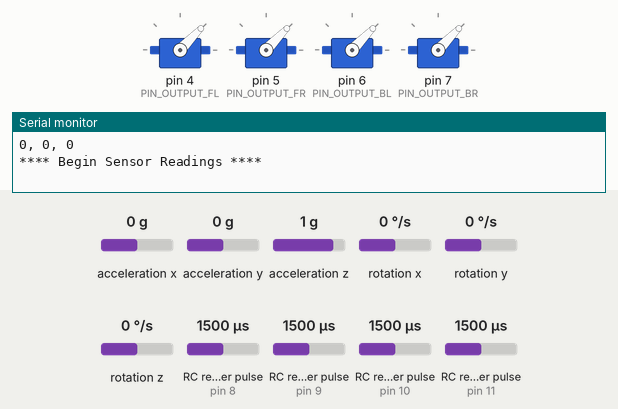
A sketch run on a simulated Arduino Uno, built with avr-gcc and run on an emulated ATmega328P. Shown: 4 × servo, the last lines printed to the serial monitor. Wiring (inferred from the names in the program): 4 × RC receiver channel: data pin 8 / data pin 9 / data pin 10 / data pin 11; MPU-6050 motion sensor at I2C address 0x68. Inputs (shaded band) come from the test bench; at power-on: RC receiver pulse (sensors on pin 9, pin 8, pin 10, pin 11) 1500 µs, acceleration x 0 g, acceleration y 0 g, acceleration z 1 g, rotation x 0 °/s, rotation y 0 °/s, rotation z 0 °/s.

Above: at 1.7 s.
1.8 s: RC receiver pulse (sensor on pin 9) set to 1250 µs
At 2.7 s:
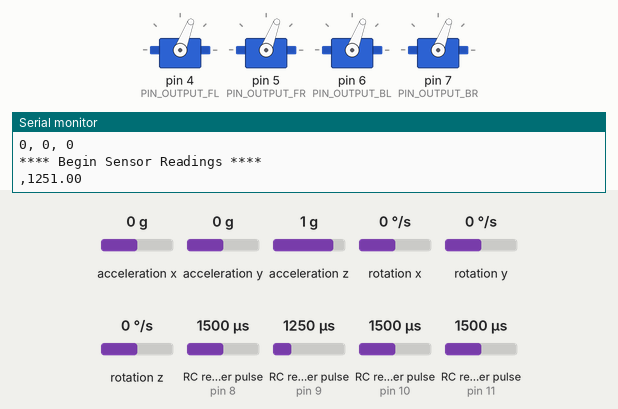
3.3 s: RC receiver pulse (sensor on pin 9) set to 1500 µs
At 5.5 s:
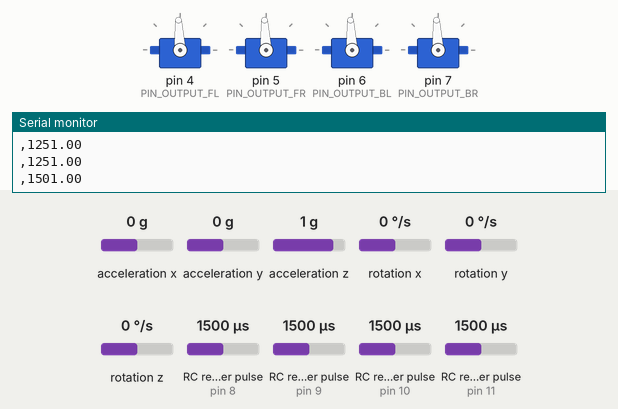
6.0 s: RC receiver pulse (sensor on pin 9) set to 1750 µs
At 8.3 s:
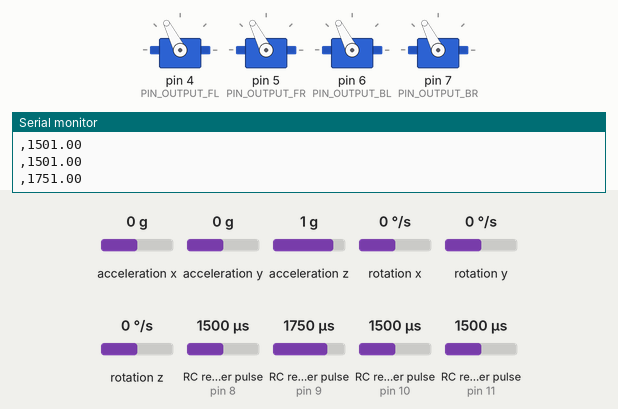
8.8 s: RC receiver pulse (sensor on pin 9) set to 1980 µs
At 11.1 s:
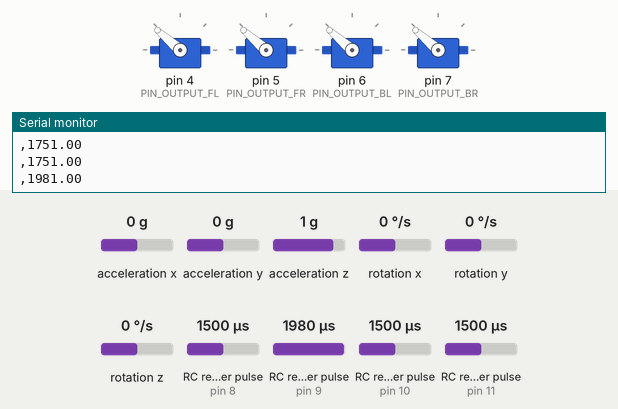
11.5 s: RC receiver pulse (sensor on pin 9) set to 1020 µs
At 13.9 s:
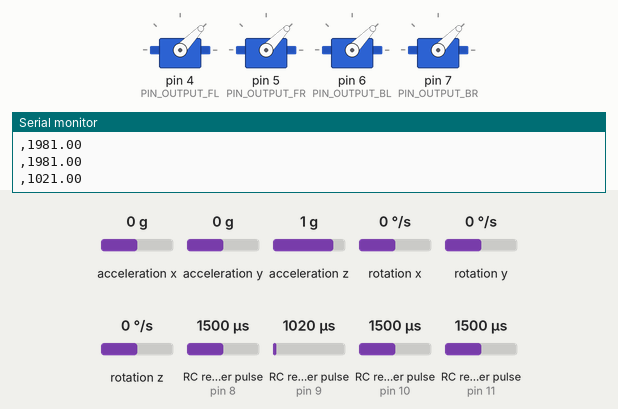
Timing chart, 0 to 15.2 s (numbered marks = the images above; inputs shaded):
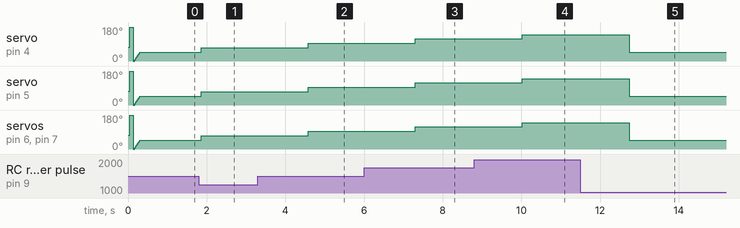

The sketch:

QuadCopter_PID_IMU.ino
```cpp
/*
 * IMU Integration
 * EN.605.715.91 - Homework 6
 *
 * Authors:
 * Nathanael Mcconnell
 * Joshua Osko
 * Kendra Thurmond
 *
 * The technique used to read bits from the low order registers was modeled
 * from Arduino Playground. Source: http://playground.arduino.cc/Main/MPU-6050
 */

#include<Wire.h>
#include<Servo.h>
#include <PID_v1.h>

#define PIN_INPUT_ROLL 8
#define PIN_INPUT_THROTTLE 9
#define PIN_INPUT_PITCH 10
#define PIN_INPUT_YAW 11

#define PIN_OUTPUT_FL 4
#define PIN_OUTPUT_FR 5
#define PIN_OUTPUT_BL 6
#define PIN_OUTPUT_BR 7

//Define Variables we'll be connecting to
double SetpointRoll, InputRoll, OutputRoll;
double SetpointPitch, InputPitch, OutputPitch;
double SetpointYaw, InputYaw, OutputYaw;

//Define the aggressive and conservative Tuning Parameters
double aggKpRoll=4, aggKiRoll=0.2, aggKdRoll=1;
double consKpRoll=1, consKiRoll=0.05, consKdRoll=0.25;
int gapRoll = 100;

double aggKpPitch=4, aggKiPitch=0.2, aggKdPitch=1;
double consKpPitch=1, consKiPitch=0.05, consKdPitch=0.25;
int gapPitch = 100;

double aggKpYaw=4, aggKiYaw=0.2, aggKdYaw=1;
double consKpYaw=1, consKiYaw=0.05, consKdYaw=0.25;
int gapYaw = 100;

//Specify the links and initial tuning parameters
PID rollPID(&InputRoll, &OutputRoll, &SetpointRoll, consKpRoll, consKiRoll, consKdRoll, DIRECT);
PID pitchPID(&InputPitch, &OutputPitch, &SetpointPitch, consKpPitch, consKiPitch, consKdPitch, DIRECT);
PID yawPID(&InputYaw, &OutputYaw, &SetpointYaw, consKpYaw, consKiYaw, consKdYaw, DIRECT);

const int MPU=0x68;  // I2C address of the MPU-6050
int16_t AcX,AcY,AcZ,Tmp,GyX,GyY,GyZ;
#define IMU_COUNT 75

int gyroX[IMU_COUNT], gyroY[IMU_COUNT], gyroZ[IMU_COUNT], accelX[IMU_COUNT], accelY[IMU_COUNT], accelZ[IMU_COUNT];
int gX, gY, gZ, aX, aY, aZ;

  Servo servoFL;
  Servo servoFR;
  Servo servoBL;
  Servo servoBR;

void setup(){
    Serial.begin(9600);
  //Servo setup
  servoFL.attach(PIN_OUTPUT_FL);
  servoFR.attach(PIN_OUTPUT_FR);
  servoBL.attach(PIN_OUTPUT_BL);
  servoBR.attach(PIN_OUTPUT_BR);

  //int val = map(777, 0,1023, 0, 179);
  for(int i=0; i<1024; i++){
     servoFL.write(i);
     servoFR.write(i);
     servoBL.write(i);
     servoBR.write(i);
  }
  // IMU Setup
  Wire.begin();
  Wire.beginTransmission(MPU);
  Wire.write(0x6B);  // PWR_MGMT_1 register
  Wire.write(0);     //get MPU 6050 out of sleep mode
  Wire.endTransmission(true);
  getValues();

 Serial.println("**** Begin Sensor Readings ****");

 //PID Input Setup for Remote Control
  pinMode(PIN_INPUT_ROLL, INPUT); // Set our input pins as such
  pinMode(PIN_INPUT_THROTTLE, INPUT);
  pinMode(PIN_INPUT_PITCH, INPUT);
  pinMode(PIN_INPUT_YAW, INPUT);

}//end setup

void loop(){
  Wire.beginTransmission(MPU);
  Wire.write(0x3B);  // starting with register 0x3B (ACCEL_XOUT_H)
  Wire.endTransmission(false);
  Wire.requestFrom(MPU,14,true);  // request 14 registers
  delay(1330);
  //getValues();
  runPID(PIN_INPUT_ROLL, &rollPID, &SetpointRoll, &InputRoll, &OutputRoll, consKpRoll, consKiRoll, consKdRoll, aggKpRoll, aggKiRoll, aggKdRoll, gapRoll, gX, aX);
  runPID(PIN_INPUT_PITCH, &pitchPID, &SetpointPitch, &InputPitch, &OutputPitch, consKpPitch, consKiPitch, consKdPitch, aggKpPitch, aggKiPitch, aggKdPitch, gapPitch, gY, aY);
  runPID(PIN_INPUT_YAW, &yawPID, &SetpointYaw, &InputYaw, &OutputYaw, consKpYaw, consKiYaw, consKdYaw, aggKpYaw, aggKiYaw, aggKdYaw, gapRoll, gZ, aZ);
  int throttle = pulseIn(PIN_INPUT_THROTTLE, HIGH, 25000); // Read the pulse width of
  //Serial.println("THROTTLE");
  //Serial.println(throttle);
  //Motor Control
  double MOTOR_FL = throttle - OutputRoll - OutputPitch - OutputYaw ;
  double MOTOR_BL = throttle - OutputRoll + OutputPitch + OutputYaw ;
  double MOTOR_FR = throttle + OutputRoll - OutputPitch + OutputYaw;
  double MOTOR_BR = throttle + OutputRoll + OutputPitch - OutputYaw ;


  servoFL.write(MOTOR_FL);
  servoFR.write(MOTOR_FR);
  servoBL.write(MOTOR_BL);
  servoBR.write(MOTOR_BR);

  Serial.print("," );
  Serial.println(MOTOR_FL);


/*
  //Input from remote is the setpoint for the first PID
  SetpointRoll = pulseIn(PIN_INPUT_ROLL, HIGH, 25000); // Read the pulse width of
  InputRoll = gX;
  double gap = abs(SetpointRoll-InputRoll); //note need to make the GYRO and REMOTE have similar values
  if(gap < gapRoll){
     rollPID.SetTunings(consKpRoll, consKiRoll, consKdRoll);
  }
  else
  {
     rollPID.SetTunings(aggKpRoll, aggKiRoll, aggKdRoll);
  }
  rollPID.Compute();
  SetpointRoll = OutputRoll;
  InputRoll = aX;
  //Not sure how the aggressive tuning will help, so for now just the constant
  rollPID.SetTunings(consKpRoll, consKiRoll, consKdRoll);
  rollPID.Compute();
  */
}//end loop
void runPID(int pinInput, PID *myPID, double *Setpoint, double *Input, double *Output, double consKp, double consKi, double consKd, double aggKp, double aggKi, double aggKd, int gap, int gyro, int accel){
  //Setpoint is the Input from remote for first PID computation
  *Setpoint = pulseIn(pinInput, HIGH, 25000); //read the pulse width
  //Serial.println("REMOTE IN");
  //Serial.println(pinInput);
  //Serial.println(*Setpoint);
  //Input is the kinematics angle
  *Input = gyro;
  double diff = abs(Setpoint - Input);
  //If very far away from the desired value, then aggressively change otherwise only moderate
  if(diff < gap)
  {
     myPID->SetTunings(consKp, consKi, consKd);
  }
  else
  {
     myPID->SetTunings(aggKp, aggKi, aggKd);
  }
  myPID->Compute();
  //output from first computation is the Setpoint
  *Setpoint = *Output;
  //input is the gyroscope rate value
  *Input = accel;
  //Not sure how the aggressive tuning will help, so for now just the constant
  myPID->SetTunings(consKp, consKi, consKd);
  myPID->Compute();

}
void getValues() {
  //Serial.println("begin getValues");
  int count = 0;
  while(count < IMU_COUNT) {
    delay(1);
    Wire.beginTransmission(MPU);
    Wire.write(0x3B);  // starting with register 0x3B (ACCEL_XOUT_H)
    Wire.endTransmission(false);
    Wire.requestFrom(MPU,14,true);
    AcX=Wire.read()<<8|Wire.read();  // 0x3B (ACCEL_XOUT_H) & 0x3C (ACCEL_XOUT_L)
    AcY=Wire.read()<<8|Wire.read();  // 0x3D (ACCEL_YOUT_H) & 0x3E (ACCEL_YOUT_L)
    AcZ=Wire.read()<<8|Wire.read();  // 0x3F (ACCEL_ZOUT_H) & 0x40 (ACCEL_ZOUT_L)
    Tmp=Wire.read()<<8|Wire.read();  // 0x41 (TEMP_OUT_H) & 0x42 (TEMP_OUT_L)
    GyX=Wire.read()<<8|Wire.read();  // 0x43 (GYRO_XOUT_H) & 0x44 (GYRO_XOUT_L)
    GyY=Wire.read()<<8|Wire.read();  // 0x45 (GYRO_YOUT_H) & 0x46 (GYRO_YOUT_L)
    GyZ=Wire.read()<<8|Wire.read();  // 0x47 (GYRO_ZOUT_H) & 0x48 (GYRO_ZOUT_L)
    gyroX[count] = GyX;
    gyroY[count] = GyY;
    gyroZ[count] = GyZ;
    accelX[count] = AcX;
    accelY[count] = AcY;
    accelZ[count] = AcZ;
    count++;
  }//end while
  count = 0;
  SortValues();
 // Serial.println("OUT OF SORTING");
  gX = gyroX[49]; aX = accelX[49];
  gY = gyroY[49]; aY = accelY[49];
  gZ = gyroZ[49]; aZ = accelZ[49];
  Serial.print(gX);
  Serial.print(", ");
   Serial.print(gY);
  Serial.print(", ");
  Serial.print(gZ);
  Serial.println(" ");
  //  Serial.println("end getValues");
}

/*
 * Used to apply filter to sensor values
 */
void BubbleSort(int num[], int numLength)
{
  int i, j, flag = 1;    // set flag to 1 to start first pass
  int temp;
  for(i = 1; (i <= numLength) && flag; i++)
  {
     flag = 0;
     for (j=0; j < (numLength -1); j++)
     {
      if (num[j+1] > num[j]) // ascending order simply changes to <
      {
        temp = num[j]; // swap
        num[j] = num[j+1];
        num[j+1] = temp;
        flag = 1;   // indicates that a swap occurred.
      }
     }
 }
 return;   //arrays are passed to functions by address; nothing is returned
}
void SortValues(){
  //Serial.println("SORTING");
  BubbleSort(gyroX, IMU_COUNT); //roll
  BubbleSort(gyroY, IMU_COUNT); //pitch
  BubbleSort(gyroZ, IMU_COUNT); //yaw
  BubbleSort(accelX, IMU_COUNT);
  BubbleSort(accelY, IMU_COUNT);
  BubbleSort(accelZ, IMU_COUNT);
 //   Serial.println("END SORTING");

}
```

Measured:
- after the input at 1.8 s, servo on pin 4 (PIN_OUTPUT_FL), servo on pin 5 (PIN_OUTPUT_FR), servo on pin 6 (PIN_OUTPUT_BL), servo on pin 7 (PIN_OUTPUT_BR): 46° → 69° after 0.06 s
- after the input at 3.3 s, servo on pin 4 (PIN_OUTPUT_FL), servo on pin 5 (PIN_OUTPUT_FR), servo on pin 6 (PIN_OUTPUT_BL), servo on pin 7 (PIN_OUTPUT_BR): 69° → 93° after 1.3 s
- after the input at 6.0 s, servo on pin 4 (PIN_OUTPUT_FL), servo on pin 5 (PIN_OUTPUT_FR), servo on pin 6 (PIN_OUTPUT_BL), servo on pin 7 (PIN_OUTPUT_BR): 93° → 117° after 1.3 s
- after the input at 8.8 s, servo on pin 4 (PIN_OUTPUT_FL), servo on pin 5 (PIN_OUTPUT_FR), servo on pin 6 (PIN_OUTPUT_BL), servo on pin 7 (PIN_OUTPUT_BR): 117° → 139° after 1.2 s
- after the input at 11.5 s, servo on pin 4 (PIN_OUTPUT_FL), servo on pin 5 (PIN_OUTPUT_FR), servo on pin 6 (PIN_OUTPUT_BL), servo on pin 7 (PIN_OUTPUT_BR): 139° → 46° after 1.2 s
